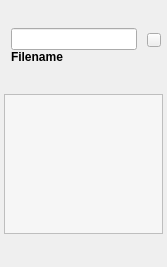
<?xml version="1.0" encoding="UTF-8"?>
<ui version="4.0">
 <class>RgMenuFileItemOpenCL</class>
 <widget class="QWidget" name="rgMenuFileItemOpenCL">
  <property name="geometry">
   <rect>
    <x>0</x>
    <y>0</y>
    <width>167</width>
    <height>267</height>
   </rect>
  </property>
  <property name="sizePolicy">
   <sizepolicy hsizetype="Preferred" vsizetype="MinimumExpanding">
    <horstretch>0</horstretch>
    <verstretch>0</verstretch>
   </sizepolicy>
  </property>
  <property name="minimumSize">
   <size>
    <width>0</width>
    <height>0</height>
   </size>
  </property>
  <property name="maximumSize">
   <size>
    <width>16777215</width>
    <height>16777215</height>
   </size>
  </property>
  <property name="windowTitle">
   <string>Form</string>
  </property>
  <layout class="QGridLayout" name="gridLayout">
   <property name="leftMargin">
    <number>0</number>
   </property>
   <property name="topMargin">
    <number>0</number>
   </property>
   <property name="rightMargin">
    <number>0</number>
   </property>
   <property name="bottomMargin">
    <number>0</number>
   </property>
   <property name="spacing">
    <number>0</number>
   </property>
   <item row="0" column="0">
    <widget class="QWidget" name="itemBackground" native="true">
     <property name="maximumSize">
      <size>
       <width>16777215</width>
       <height>16777215</height>
      </size>
     </property>
     <layout class="QVBoxLayout" name="verticalLayout">
      <property name="spacing">
       <number>0</number>
      </property>
      <property name="leftMargin">
       <number>0</number>
      </property>
      <property name="topMargin">
       <number>0</number>
      </property>
      <property name="rightMargin">
       <number>0</number>
      </property>
      <property name="bottomMargin">
       <number>0</number>
      </property>
      <item>
       <widget class="QWidget" name="menuItemDisplay" native="true">
        <property name="minimumSize">
         <size>
          <width>0</width>
          <height>40</height>
         </size>
        </property>
        <property name="maximumSize">
         <size>
          <width>16777215</width>
          <height>40</height>
         </size>
        </property>
        <layout class="QHBoxLayout" name="horizontalLayout">
         <property name="leftMargin">
          <number>1</number>
         </property>
         <property name="topMargin">
          <number>1</number>
         </property>
         <property name="rightMargin">
          <number>1</number>
         </property>
         <property name="bottomMargin">
          <number>1</number>
         </property>
         <item>
          <layout class="QVBoxLayout" name="filenameLayout">
           <property name="spacing">
            <number>0</number>
           </property>
           <item>
            <layout class="QHBoxLayout" name="filenameEditLayout">
             <property name="leftMargin">
              <number>10</number>
             </property>
             <property name="rightMargin">
              <number>4</number>
             </property>
             <item>
              <widget class="QLineEdit" name="filenameLineEdit"/>
             </item>
            </layout>
           </item>
           <item>
            <layout class="QHBoxLayout" name="filenameDisplayLayout">
             <property name="leftMargin">
              <number>10</number>
             </property>
             <property name="rightMargin">
              <number>4</number>
             </property>
             <item>
              <widget class="QLabel" name="filenameLabel">
               <property name="sizePolicy">
                <sizepolicy hsizetype="Ignored" vsizetype="Maximum">
                 <horstretch>0</horstretch>
                 <verstretch>0</verstretch>
                </sizepolicy>
               </property>
               <property name="font">
                <font>
                 <weight>75</weight>
                 <bold>true</bold>
                </font>
               </property>
               <property name="text">
                <string>Filename</string>
               </property>
               <property name="wordWrap">
                <bool>false</bool>
               </property>
              </widget>
             </item>
            </layout>
           </item>
          </layout>
         </item>
         <item>
          <layout class="QVBoxLayout" name="closeButtonVerticalLayout">
           <property name="topMargin">
            <number>5</number>
           </property>
           <property name="rightMargin">
            <number>5</number>
           </property>
           <item>
            <widget class="QPushButton" name="closeButton">
             <property name="maximumSize">
              <size>
               <width>14</width>
               <height>14</height>
              </size>
             </property>
             <property name="focusPolicy">
              <enum>Qt::NoFocus</enum>
             </property>
             <property name="text">
              <string/>
             </property>
             <property name="icon">
              <iconset resource="../resources/radeon_gpu_analyzer_gui.qrc">
               <normaloff>:/icons/close_icon.svg</normaloff>:/icons/close_icon.svg</iconset>
             </property>
             <property name="iconSize">
              <size>
               <width>14</width>
               <height>14</height>
              </size>
             </property>
            </widget>
           </item>
           <item>
            <spacer name="closeButtonVerticalSpacer">
             <property name="orientation">
              <enum>Qt::Vertical</enum>
             </property>
             <property name="sizeHint" stdset="0">
              <size>
               <width>14</width>
               <height>13</height>
              </size>
             </property>
            </spacer>
           </item>
          </layout>
         </item>
        </layout>
       </widget>
      </item>
      <item>
       <layout class="QVBoxLayout" name="entriesListVerticalLayout">
        <property name="spacing">
         <number>0</number>
        </property>
        <property name="leftMargin">
         <number>4</number>
        </property>
        <property name="rightMargin">
         <number>4</number>
        </property>
        <property name="bottomMargin">
         <number>4</number>
        </property>
        <item>
         <widget class="RgMenuEntryPointTree" name="entrypointListView">
          <property name="sizePolicy">
           <sizepolicy hsizetype="Expanding" vsizetype="Expanding">
            <horstretch>0</horstretch>
            <verstretch>0</verstretch>
           </sizepolicy>
          </property>
          <property name="maximumSize">
           <size>
            <width>16777215</width>
            <height>140</height>
           </size>
          </property>
          <property name="autoFillBackground">
           <bool>false</bool>
          </property>
          <property name="styleSheet">
           <string notr="true">QTreeView
{
background: rgb(246, 246, 246);
}

QTreeView::item:hover
{
	/* Grey when hovering over an item.*/
    color: #000000;
    background:#d3d3d3;
}

QTreeView::item:selected:active
{
	/* Light yellow when the item is actively selected.*/
    color: #000000;
    background:#ffffb2;
}

QTreeView::item:selected:!active
{
	/* Light yellow when the item is selected but active.*/
    color: #000000;
    background:#ffffb2;
}

</string>
          </property>
          <property name="sizeAdjustPolicy">
           <enum>QAbstractScrollArea::AdjustToContents</enum>
          </property>
          <property name="editTriggers">
           <set>QAbstractItemView::NoEditTriggers</set>
          </property>
          <property name="indentation">
           <number>11</number>
          </property>
          <property name="itemsExpandable">
           <bool>false</bool>
          </property>
          <property name="expandsOnDoubleClick">
           <bool>false</bool>
          </property>
          <attribute name="headerVisible">
           <bool>false</bool>
          </attribute>
         </widget>
        </item>
       </layout>
      </item>
     </layout>
    </widget>
   </item>
  </layout>
 </widget>
 <customwidgets>
  <customwidget>
   <class>RgMenuEntryPointTree</class>
   <extends>QTreeView</extends>
   <header>rg_menu_entry_point_tree.h</header>
  </customwidget>
 </customwidgets>
 <resources>
  <include location="../resources/radeon_gpu_analyzer_gui.qrc"/>
 </resources>
 <connections/>
</ui>
